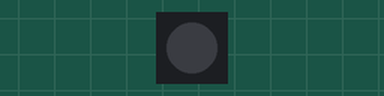
The program below on a simulated Raspberry Pi Pico running MicroPython. Parts: 1 RGB LEDs in strip order, left to right. Dim RGB values are drawn brighter than linear. At 2.2 s the program stops and its outputs stay as they are.

Above: at 0.4 s.
At 1.0 s:
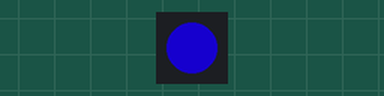
At 1.91 s:
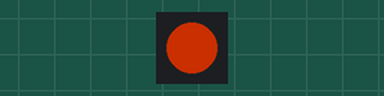
Timing chart, 0 to 3.7 s (numbered marks = the images above):
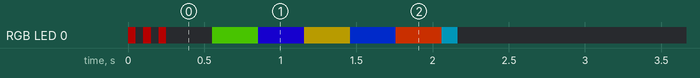

The program:

tp_utils.py
```python
# (licence header left out)
from machine import Pin
from machine import SPI
import tinypico as TinyPICO
from dotstar import DotStar
import time, gc

# ━━━━━━━━━━━━━━━━━━━━━━━━━━━━━━━━━━━━━━━━━━━━━━━━━━━━━━━━━━━━━━━━━━━━━━━━━━━━━━
#                                  CONSTANTS
# ┈┈┈┈┈┈┈┈┈┈┈┈┈┈┈┈┈┈┈┈┈┈┈┈┈┈┈┈┈┈┈┈┈┈┈┈┈┈┈┈┈┈┈┈┈┈┈┈┈┈┈┈┈┈┈┈┈┈┈┈┈┈┈┈┈┈┈┈┈┈┈┈┈┈┈┈┈┈

# define constant colours on the Dotstar .........
COLOR_BLACK        = (  0,  0,  0, 10 )
COLOR_RED          = ( 64,  0,  0,  1 )
COLOR_DARK_ORANGE  = (  6,  2,  0,  1 )
COLOR_ORANGE       = ( 32,  8,  0,  1 )
COLOR_YELLOW       = ( 64, 64,  0,  1 )
COLOR_APPLE_GREEN  = ( 32, 84,  0,  1 )
COLOR_GREEN        = (  0, 64,  0,  1 )
COLOR_BLUE         = (  0,  0, 64,  1 )
COLOR_TURQUOISE    = (  0, 10,  7,  1 )
COLOR_SKY_BLUE     = (  4, 12, 50,  1 )
COLOR_CYAN         = (  0, 128, 128, 1 )
COLOR_MAGENTA      = ( 64,  0, 64,  1 )
COLOR_PURPLE       = (  7,  0,  3,  1 )
COLOR_DARK_MAGENTA = ( 10,  0, 10,  1 )
COLOR_WHITE        = ( 64, 64, 64,  1 )

# ━━━━━━━━━━━━━━━━━━━━━━━━━━━━━━━━━━━━━━━━━━━━━━━━━━━━━━━━━━━━━━━━━━━━━━━━━━━━━━
#                                   FUNCTIONS
# ┈┈┈┈┈┈┈┈┈┈┈┈┈┈┈┈┈┈┈┈┈┈┈┈┈┈┈┈┈┈┈┈┈┈┈┈┈┈┈┈┈┈┈┈┈┈┈┈┈┈┈┈┈┈┈┈┈┈┈┈┈┈┈┈┈┈┈┈┈┈┈┈┈┈┈┈┈┈

def led(color):
    dotstar[0] = color

# ┈┈┈┈┈┈┈┈┈┈┈┈┈┈┈┈┈┈┈┈┈┈┈┈┈┈┈┈┈┈┈┈┈┈┈┈┈┈┈┈┈┈┈┈┈┈┈┈┈┈┈┈┈┈┈┈┈┈
def check_ram():
    '''
    Tests RAM, flash green 3x if okay, flash red 3x otherwise.
    '''
    gc.collect()
    ram = gc.mem_free()
    col = COLOR_GREEN if ram > 4000000 else COLOR_RED
    for i in range (3):
        led(col)
        time.sleep_ms(50)
        led(COLOR_BLACK)
        time.sleep_ms(50)
    time.sleep_ms(200)

# ┈┈┈┈┈┈┈┈┈┈┈┈┈┈┈┈┈┈┈┈┈┈┈┈┈┈┈┈┈┈┈┈┈┈┈┈┈┈┈┈┈┈┈┈┈┈┈┈┈┈┈┈┈┈┈┈┈┈
def rainbow(pos):
    '''
    Input a value 0 to 255 to get a color value.
    The colours are a transition r - g - b - back to r.
    '''
    if pos < 0 or pos > 255:
        return (0, 0, 0)
    elif pos < 85:
        return (int(pos * 3), int(255 - pos * 3), 0)
    elif pos < 170:
        pos -= 85
        return (int(255 - pos * 3), 0, int(pos * 3))
    else:
        pos -= 170
        return (0, int(pos * 3), int(255 - pos * 3))

# ┈┈┈┈┈┈┈┈┈┈┈┈┈┈┈┈┈┈┈┈┈┈┈┈┈┈┈┈┈┈┈┈┈┈┈┈┈┈┈┈┈┈┈┈┈┈┈┈┈┈┈┈┈┈┈┈┈┈
def unicorn(count):
    '''
    Unicorns on the DotStar.
    '''
    for i in range(count):
        for i in range(255):
            r,g,b = rainbow(i)
            led((r, g, b, 0.5))
            time.sleep(0.002)
    led(COLOR_BLACK)
    time.sleep_ms(50)

# ┈┈┈┈┈┈┈┈┈┈┈┈┈┈┈┈┈┈┈┈┈┈┈┈┈┈┈┈┈┈┈┈┈┈┈┈┈┈┈┈┈┈┈┈┈┈┈┈┈┈┈┈┈┈┈┈┈┈
def ready():
    '''
    Signal readiness.
    '''
    _colors = [COLOR_CYAN, COLOR_ORANGE, COLOR_CYAN]
    for i in range(len(_colors)):
        for j in range(30, 0, -1):
            led(_colors[i])
            time.sleep_ms(j)
            led(COLOR_BLACK)
            time.sleep_ms(j)
        led(COLOR_BLACK)
        time.sleep_ms(60)

# ━━━━━━━━━━━━━━━━━━━━━━━━━━━━━━━━━━━━━━━━━━━━━━━━━━━━━━━━━━━━━━━━━━━━━━━━━━━━━━
#                                 INITIALISE
# ┈┈┈┈┈┈┈┈┈┈┈┈┈┈┈┈┈┈┈┈┈┈┈┈┈┈┈┈┈┈┈┈┈┈┈┈┈┈┈┈┈┈┈┈┈┈┈┈┈┈┈┈┈┈┈┈┈┈┈┈┈┈┈┈┈┈┈┈┈┈┈┈┈┈┈┈┈┈

# configure SPI for controlling the DotStar
# uses software SPI as the pins used are not hardware SPI pins
spi = SPI(sck=Pin(TinyPICO.DOTSTAR_CLK), mosi=Pin(TinyPICO.DOTSTAR_DATA), miso=Pin(TinyPICO.SPI_MISO)) # create a DotStar instance
dotstar = DotStar(spi, 1, brightness = 0.5)    # just one DotStar, half brightness
TinyPICO.set_dotstar_power(True)               # turn on the power to the DotStar

# ━━━━━━━━━━━━━━━━━━━━━━━━━━━━━━━━━━━━━━━━━━━━━━━━━━━━━━━━━━━━━━━━━━━━━━━━━━━━━━
#                                   EXECUTE
# ┈┈┈┈┈┈┈┈┈┈┈┈┈┈┈┈┈┈┈┈┈┈┈┈┈┈┈┈┈┈┈┈┈┈┈┈┈┈┈┈┈┈┈┈┈┈┈┈┈┈┈┈┈┈┈┈┈┈┈┈┈┈┈┈┈┈┈┈┈┈┈┈┈┈┈┈┈┈

check_ram()
unicorn(3)

# signal readiness...
#ready()

#EOF
```
